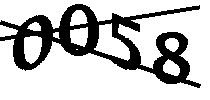
#> input picture TrainData/0058.jpg, 210 x 100 px
$ python decoder.py   (Python 2 division)
#> lines starting #> are read from the running program, lines starting #| are printed output that depends on the picture; after the words box and inside, x2 and y2 are one past the last pixel; in counts of white or black regions, pixels touching at a corner belong together
#> the answer given: TrainData/0058.jpg
#> further down, img is the input picture: shape (100, 210); min 0, max 255, mean 192.7
### util.py
"""Utility functions for processing images for delivery to Tesseract"""

import os

def image_to_scratch(im, scratch_image_name):
	"""Saves image in memory to scratch file.  .bmp format will be read correctly by Tesseract"""
	im.save(scratch_image_name, dpi=(200,200))

# [5 lines left out: function retrieve_text, not called in this run]

def perform_cleanup(scratch_image_name, scratch_text_name_root):
	"""Clean up temporary files from disk"""
	for name in (scratch_image_name, scratch_text_name_root + '.txt', "tesseract.log"):
		try:
			os.remove(name)
		except OSError:
			pass

### pytesser.py
"""OCR in Python using the Tesseract engine from Google
http://code.google.com/p/pytesser/
by Michael J.T. O'Kelly
V 0.0.1, 3/10/07"""

import Image
import subprocess

import util
import errors

tesseract_exe_name = 'tesseract' # Name of executable to be called at command line
scratch_image_name = "temp.bmp" # This file must be .bmp or other Tesseract-compatible format
scratch_text_name_root = "temp" # Leave out the .txt extension
cleanup_scratch_flag = True  # Temporary files cleaned up after OCR operation

def call_tesseract(input_filename, output_filename):
	"""Calls external tesseract.exe on input file (restrictions on types),
	outputting output_filename+'txt'"""
	args = [tesseract_exe_name, input_filename, output_filename]
	proc = subprocess.Popen(args)
	retcode = proc.wait()
	if retcode!=0:
		errors.check_for_errors()

def image_to_string(im, cleanup = cleanup_scratch_flag):
	"""Converts im to file, applies tesseract, and fetches resulting text.
	If cleanup=True, delete scratch files after operation."""
	try:
		util.image_to_scratch(im, scratch_image_name)
		call_tesseract(scratch_image_name, scratch_text_name_root)
		text = util.retrieve_text(scratch_text_name_root)
	finally:
		if cleanup:
			util.perform_cleanup(scratch_image_name, scratch_text_name_root)
	return text

# [18 lines left out: function image_file_to_string, not called in this run]


# [13 lines that do not run on import are left out]

### decoder.py
# -*- coding: utf-8 -*-

########################################################################
#           DO WHAT THE FUCK YOU WANT TO PUBLIC LICENSE
#                   Version 2, December 2004
#
#       Copyright (C) 2004 Sam Hocevar <sam@hocevar.net>
#
#   Everyone is permitted to copy and distribute verbatim or modified
#   copies of this license document, and changing it is allowed as long
#   as the name is changed.
#
#           DO WHAT THE FUCK YOU WANT TO PUBLIC LICENSE
#  TERMS AND CONDITIONS FOR COPYING, DISTRIBUTION AND MODIFICATION
#
#            0. You just DO WHAT THE FUCK YOU WANT TO.
########################################################################

import numpy as np
import cv2
import Image
import pytesser

def findPoints(img, xPos = 0):
	''' Input a ndarray binarized image and set the x coordinate.
		The function would return a list containing the y coordinate of 2 points on the line'''
	points = []
	for i in range(img.shape[0] - 1):
		if img[i,xPos] == 0:
			points.append(i+2)  #more likely to be the mid of the line
			break
	for i in range(img.shape[0] - 1, 0, -1):
		if img[i,xPos] == 0:
			points.append(i-2)
			break
	return points


def fillLine(img, k, leftPoint):
	''' A trick to process the annoying line.
		Try to change the values below if the result is unsatisfying'''
	for i in range(img.shape[1]):  #left to right
         y = int(leftPoint + k*i)  #along the line
         if img[y,i] == 0:  # is black
			if y+3 >= img.shape[0] or y-3 <= 0:
				img[y,i] = 255
				if y + 1 < img.shape[0]:
					img[y + 1, i] = 230
				if y - 1 >= 0:
					img[y - 1, i] = 230
				continue
			if img[y + 3, i] == 255 and img[y - 3, i] == 255:
#                img[y + 1, i] = 240
#                img[y - 1, i] = 240
				img[y + 2, i] = 250
				img[y - 2, i] = 250
				img[y, i] = 255
			else:
				img[y, i] = 230
#				img[y - 2, i] = 200
#				img[y + 2, i] = 150
				img[y - 1, i] = 200


def goodSlope(img, k, leftPoint, thickness = 0):
	''' Help to jugde whether the slope matches the leftpoint.
		The function returns how many points on the line are black.'''
	result = 0
	for i in range(img.shape[1]): #left to right
		y = int(leftPoint + k*i)
		for j in range(y-i, y+i):
			if j < img.shape[0] and j >= 0 and img[j,i] == 0:
				result += 1
	return result

def imageFileToString(imgPath):
	'''input a valid path'''
	img = np.ndarray(0, dtype = 'uint8')
	try:
		img = cv2.imread(imgPath, 0)
	except Exception, e:
		print e
		return ('', img)
	return imageToString(img)

def processImage(img):
	'''please input a grayscale image(using cv2.imread(<filename>,0))'''
	(retval, img) = cv2.threshold(img, 210, 255, cv2.THRESH_BINARY)
#> img: shape (100, 210); 75.6% white; 1 black region, box (x1, y1, x2, y2) and area: (0, 4, 201, 88) 5127
	img = img[:,5:200]  #crop
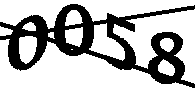
#> img: shape (100, 195); 73.9% white; 1 black region, box (x1, y1, x2, y2) and area: (0, 4, 195, 88) 5083
#	cv2.imwrite('codes\\cropped.bmp', img)
	leftPoints = findPoints(img, 0)
#> after the loop in findPoints, `for i in range(img.shape[0] - 1):`: points = [24]
#> after the loop in findPoints, `for i in range(img.shape[0] - 1, 0, -1):`: points = [24, 37]
#> leftPoints = [24, 37]
	rightPoints = findPoints(img, img.shape[1] - 1)
#> rightPoints = [7, 85]

	# two possible slope yet only one of them is desired
	k1 = float(rightPoints[0] - leftPoints[0]) / (img.shape[1] - 1)
#> k1 = -0.0876
	k2 = float(rightPoints[1] - leftPoints[0]) / (img.shape[1] - 1)
#> k2 = 0.314

	# a quick yet rough way to determine which slope is better
	x = img.shape[1] / 2
#> x = 97
	if img[int(x*k1) + leftPoints[0], x] == 0 and \
		img[int(x*k2) + leftPoints[0], x] != 0:  # k1 is desired
		k2 = float(rightPoints[1] - leftPoints[1]) / (img.shape[1] - 1)
	else:
		k1 = k2
#> k1 = 0.314
		k2 = float(rightPoints[0] - leftPoints[1]) / (img.shape[1] - 1)
#> k2 = -0.155

	# processing the lines
	fillLine(img, k1, leftPoints[0])
#> the loop in fillLine, `for i in range(img.shape[1]):` made 195 passes
#> after the loop in fillLine, `for i in range(img.shape[1]):`:
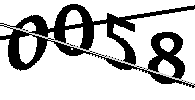
#> img: shape (100, 195); 2.24% of pixels changed, all inside (x1, y1, x2, y2) = (0, 22, 195, 88)
	fillLine(img, k2, leftPoints[1])
#> call 2 of fillLine, with k = -0.155, leftPoint = 37
#> the loop in fillLine (call 2), `for i in range(img.shape[1]):` made 195 passes
#> y on passes 1 to 3: 37, 36, 36
#> after the loop in fillLine (call 2), `for i in range(img.shape[1]):`:
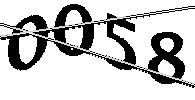
#> img: shape (100, 195); 2.41% of pixels changed, all inside (x1, y1, x2, y2) = (0, 5, 195, 40)
#	cv2.imwrite('codes\\filled.bmp', img)

	# image blurring, you may change the parameters below to obtain different result
	blurRange = 6
	kernel = np.ones((blurRange, blurRange), np.float32) / (blurRange*blurRange)
	img = cv2.filter2D(img, -1, kernel)
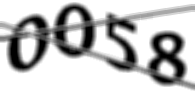
#> img: shape (100, 195); min 0, max 255, mean 197.3
#	cv2.imwrite('codes\\blurred.bmp', img)

	# thresholding, you may change the threshold value below to obtain different result
	thresholdVal = 110
	(retval, img) = cv2.threshold(img, thresholdVal, 255, cv2.THRESH_BINARY)
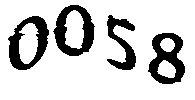
#> img: shape (100, 195); 80.8% white; 4 black regions, box (x1, y1, x2, y2) and area: (148, 33, 185, 84) 1020, (53, 5, 95, 56) 1014, (8, 16, 49, 70) 1003, (107, 15, 136, 70) 701
#> retval = 110
#	cv2.imwrite('codes\\binarized.bmp', img)

	return img

def imageToString(img):
	'''please input a grayscale image(using cv2.imread(<filename>,0))'''

	img = processImage(img)
	cv2.imwrite('processed.bmp', img)
	new_img = Image.open('processed.bmp')
	rawCode = pytesser.image_to_string(new_img)
	code = ""
	for letter in rawCode:
		#handle possible mismatches
		if letter >= '0' and letter <= '9':
			code += letter
		elif letter == 'z' or letter == 'Z' or letter == 'L':
			code += '2'
		elif letter == 'o' or letter == 'O' or letter == 'Q':
			code += '0'
		elif letter == 'A':
			code += '4'
		elif letter == 'S' or letter == 's' or letter == '$':
			code += '5'
		elif letter == 'g':
			code += '9'
		elif letter == '&' or letter == 'R' or letter == '%' or letter == 'a':
			code += '8'
		elif letter == '>' or letter == '?' or letter == ')':
			code += '7'
		elif letter == 'I' or letter == 'l':
			code += '1'
		elif letter == 'G' or letter == 'U':
			code += '6'
#		else:
#			code += letter
	return (code, img)

if __name__ == '__main__':
	codeAddr = raw_input("input the address of the code image: ")
	img = cv2.imread(codeAddr, 0) #load the image in grayscale
#> (the run stopped early here; a loop or call above may not have finished)

$ run again, on TrainData/0235.jpg
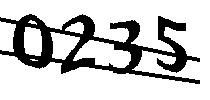
#> input picture TrainData/0235.jpg, 210 x 100 px
#> img is the input picture: shape (100, 210); min 0, max 255, mean 198.7
#> after the loop in findPoints, `for i in range(img.shape[0] - 1):`: points = [20]
#> after the loop in findPoints, `for i in range(img.shape[0] - 1, 0, -1):`: points = [20, 52]
#> rightPoints = [60, 81]
#> k1 = 0.206
#> in processImage, `k2 = float(rightPoints[1] - leftPoints[0]) / (img.shape[1] - 1)`: k2 = 0.314
#> in processImage, `k2 = float(rightPoints[1] - leftPoints[1]) / (img.shape[1] - 1)`: k2 = 0.149
#> the loop in fillLine, `for i in range(img.shape[1]):` made 195 passes
#> after the loop in fillLine, `for i in range(img.shape[1]):`:
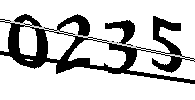
#> img: shape (100, 195); min 0, max 255, mean 199.9
#> the loop in fillLine (call 2), `for i in range(img.shape[1]):` made 195 passes
#> y on passes 1 to 3: 52, 52, 52
#> in processImage, `(retval, img) = cv2.threshold(img, thresholdVal, 255, cv2.THRESH_BINARY)`:
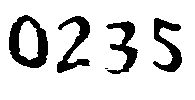
#> img: shape (100, 195); 84.1% white; 5 black regions (1 under 20 px), largest, box (x1, y1, x2, y2) and area: (9, 15, 48, 68) 1012, (57, 16, 90, 73) 723, (153, 18, 182, 72) 688, (106, 21, 138, 74) 672
#> retval = 110

$ run again, on TrainData/0266.jpg
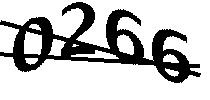
#> input picture TrainData/0266.jpg, 210 x 100 px
#> img is the input picture: shape (100, 210); min 0, max 255, mean 193.3
#> after the loop in findPoints, `for i in range(img.shape[0] - 1):`: points = [23]
#> after the loop in findPoints, `for i in range(img.shape[0] - 1, 0, -1):`: points = [23, 54]
#> rightPoints = [66, 74]
#> in processImage, `k1 = float(rightPoints[0] - leftPoints[0]) / (img.shape[1] - 1)`: k1 = 0.222
#> in processImage, `k2 = float(rightPoints[1] - leftPoints[0]) / (img.shape[1] - 1)`: k2 = 0.263
#> in processImage, `k2 = float(rightPoints[0] - leftPoints[1]) / (img.shape[1] - 1)`: k2 = 0.0619
#> the loop in fillLine, `for i in range(img.shape[1]):` made 195 passes
#> after the loop in fillLine, `for i in range(img.shape[1]):`:
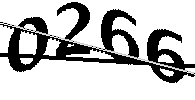
#> img: shape (100, 195); min 0, max 255, mean 193.4
#> the loop in fillLine (call 2), `for i in range(img.shape[1]):` made 195 passes
#> y on passes 1 to 3: 54, 54, 54
#> in processImage, `(retval, img) = cv2.threshold(img, thresholdVal, 255, cv2.THRESH_BINARY)`:
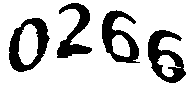
#> img: shape (100, 195); 81% white; 4 black regions, box (x1, y1, x2, y2) and area: (9, 18, 50, 72) 990, (148, 30, 186, 83) 970, (102, 10, 140, 63) 919, (57, 3, 92, 58) 819
#> retval = 110

$ run again, on TrainData/0284.jpg
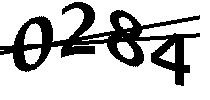
#> input picture TrainData/0284.jpg, 210 x 100 px
#> img is the input picture: shape (100, 210); min 0, max 255, mean 194.5
#> after the loop in findPoints, `for i in range(img.shape[0] - 1):`: points = [48]
#> after the loop in findPoints, `for i in range(img.shape[0] - 1, 0, -1):`: points = [48, 51]
#> rightPoints = [17, 34]
#> in processImage, `k1 = float(rightPoints[0] - leftPoints[0]) / (img.shape[1] - 1)`: k1 = -0.16
#> in processImage, `k2 = float(rightPoints[1] - leftPoints[0]) / (img.shape[1] - 1)`: k2 = -0.0722
#> in processImage, `k2 = float(rightPoints[0] - leftPoints[1]) / (img.shape[1] - 1)`: k2 = -0.175
#> the loop in fillLine, `for i in range(img.shape[1]):` made 195 passes
#> y on passes 1 to 3: 48, 47, 47
#> after the loop in fillLine, `for i in range(img.shape[1]):`:
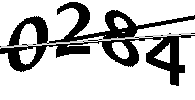
#> img: shape (100, 195); min 0, max 255, mean 194.6
#> the loop in fillLine (call 2), `for i in range(img.shape[1]):` made 195 passes
#> y on passes 1 to 3: 51, 50, 50
#> in processImage, `(retval, img) = cv2.threshold(img, thresholdVal, 255, cv2.THRESH_BINARY)`:
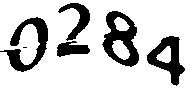
#> img: shape (100, 195); 81.5% white; 6 black regions (1 under 20 px), largest, box (x1, y1, x2, y2) and area: (102, 11, 139, 67) 1044, (0, 17, 48, 72) 958, (147, 36, 185, 86) 824, (58, 3, 90, 41) 441, (57, 41, 90, 57) 342
#> retval = 110
